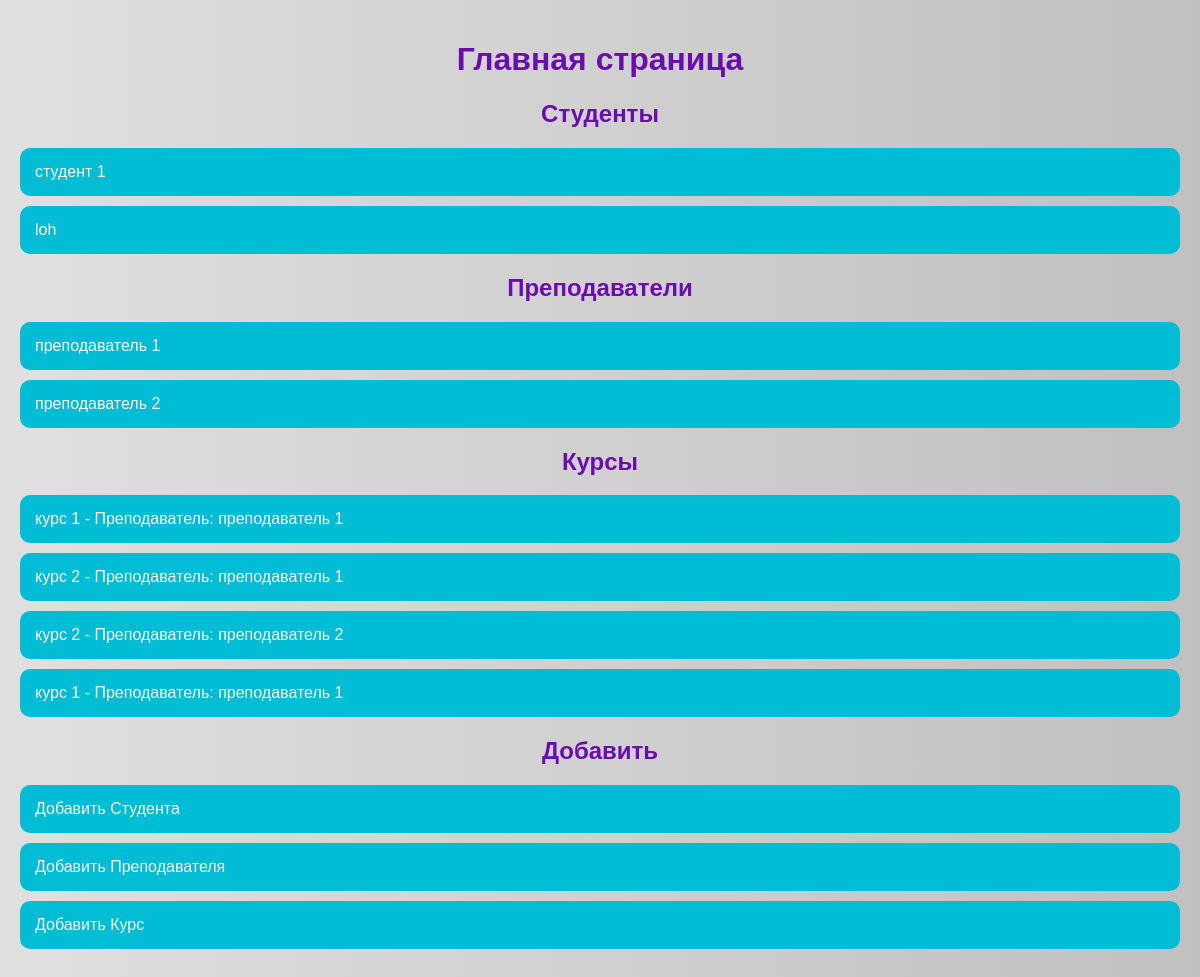
The page / on the database its author committed.
### models.py (models this page shows)
class Student(db.Model):
    id = db.Column(db.Integer, primary_key=True)
    name = db.Column(db.String(100), nullable=False)

class Teacher(db.Model):
    id = db.Column(db.Integer, primary_key=True)
    name = db.Column(db.String(100), nullable=False)

class Course(db.Model):
    id = db.Column(db.Integer, primary_key=True)
    name = db.Column(db.String(100), nullable=False)
    teacher_id = db.Column(db.Integer, db.ForeignKey('teacher.id'))
    teacher = db.relationship('Teacher', backref=db.backref('courses', lazy=True))

### app.py (the view)
@app.route('/')
def index():
    students = Student.query.all()
    teachers = Teacher.query.all()
    courses = Course.query.all()  # Получение всех курсов из базы данных
    return render_template('index.html', teachers=teachers, students=students, courses=courses)

### templates/index.html (shortened to what this page needs)
<!DOCTYPE html>
<html lang="ru">
<head>
	<link rel="stylesheet" href="{{ url_for('static', filename='style.css') }}">
</head>
<body>
    <h1>Главная страница</h1>
    <h2>Студенты</h2>
    <ul>
        {% for student in students %}
            <li>{{ student.name }}</li>
        {% endfor %}
    </ul>
    <h2>Преподаватели</h2>
    <ul>
        {% for teacher in teachers %}
            <li>{{ teacher.name }}</li>
        {% endfor %}
    </ul>
    <h2>Курсы</h2>
    <ul>
        {% for course in courses %}
            <li>{{ course.name }} - Преподаватель: {{ course.teacher.name if course.teacher else 'Не назначен' }}</li>
        {% endfor %}
    </ul>
    <h2>Добавить</h2>
    <ul>
        <li><a href="{{ url_for('add_student') }}">Добавить Студента</a></li>
        <li><a href="{{ url_for('add_teacher') }}">Добавить Преподавателя</a></li>
        <li><a href="{{ url_for('add_course') }}">Добавить Курс</a></li>
    </ul>
</body>
</html>

### static/style.css (style rules this page uses)
body { margin: 0; font-family: Arial, sans-serif; background: linear-gradient(to right, #e0e0e0, #c0c0c0); color: #333; padding: 20px; }
h1, h2 { text-align: center; color: #6a0dad; }
ul { list-style-type: none; padding: 0; }
li { background: #00bcd4; color: white; margin: 10px 0; padding: 15px; border-radius: 10px; transition: background 0.3s ease; }
a { text-decoration: none; color: white; }

### rows shown on the page
Student: name "студент 1"
Student: name "loh"
Teacher: name "преподаватель 1"
Teacher: name "преподаватель 2"
Course: name "курс 1", teacher "преподаватель 1"
Course: name "курс 2", teacher "преподаватель 1"
Course: name "курс 2", teacher "преподаватель 2"
Course: name "курс 1", teacher "преподаватель 1"
